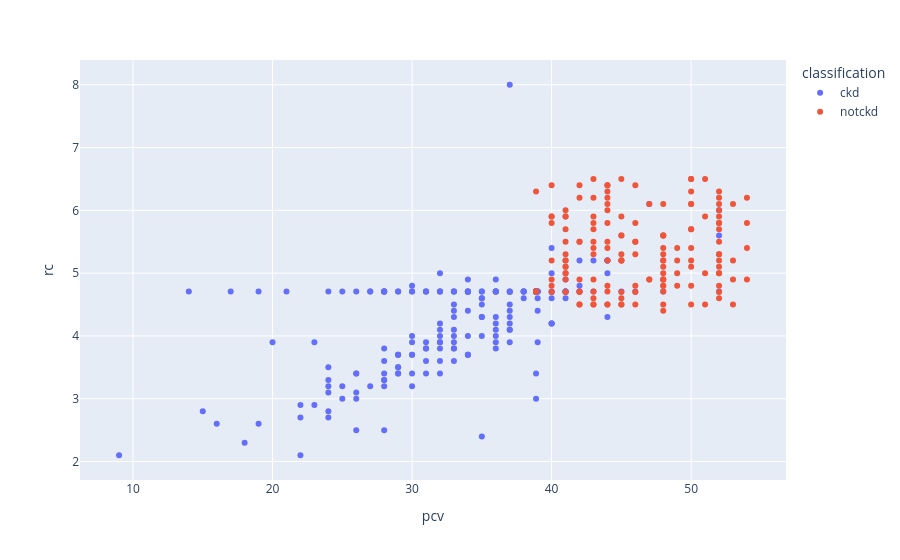

Write notebook code for a chart like this one.
### Code cell
import plotly.express as px
vis = px.scatter(df_kd, x="pcv", y="rc", color="classification")
vis.show()

### Figure 1 — Plotly figure (JSON) as saved in the notebook; plotly's stock layout.template omitted (floating-point values rounded to 4 significant figures; data arrays with more than 128 entries replaced by an {"elided": "..."} marker saying what was removed)
{"data": [{"hovertemplate": "classification=ckd<br>pcv=%{x}<br>rc=%{y}<extra></extra>", "legendgroup": "ckd", "marker": {"color": "#636efa", "symbol": "circle"}, "mode": "markers", "name": "ckd", "orientation": "v", "showlegend": true, "type": "scatter", "x": {"elided": "250 float values"}, "xaxis": "x", "y": {"elided": "250 float values"}, "yaxis": "y"}, {"hovertemplate": "classification=notckd<br>pcv=%{x}<br>rc=%{y}<extra></extra>", "legendgroup": "notckd", "marker": {"color": "#EF553B", "symbol": "circle"}, "mode": "markers", "name": "notckd", "orientation": "v", "showlegend": true, "type": "scatter", "x": {"elided": "150 float values"}, "xaxis": "x", "y": {"elided": "150 float values"}, "yaxis": "y"}], "layout": {"autosize": true, "legend": {"title": {"text": "classification"}, "tracegroupgap": 0}, "margin": {"t": 60}, "xaxis": {"anchor": "y", "autorange": true, "domain": [0, 1], "range": [6.08, 56.92], "title": {"text": "pcv"}, "type": "linear"}, "yaxis": {"anchor": "x", "autorange": true, "domain": [0, 1], "range": [1.643, 8.457], "title": {"text": "rc"}, "type": "linear"}}}
